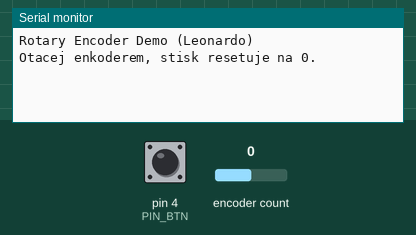
Simulated run of this sketch. Board: Arduino Leonardo, built with avr-gcc and run on an emulated ATmega32U4. Parts: the last lines printed to the serial monitor. The inputs (shaded band) are chosen by the test bench; at power-on: encoder count 0, pin 4 (PIN_BTN) HIGH.

Above: at 1.2 s.
1.3 s: encoder count set to 1
At 1.9 s:
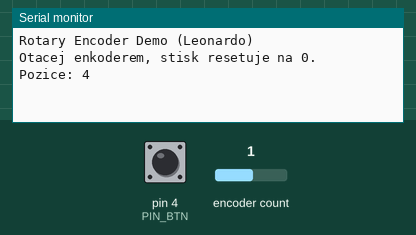
2.8 s: pin 4 (PIN_BTN) pulled LOW for 0.15 s
At 3.5 s:
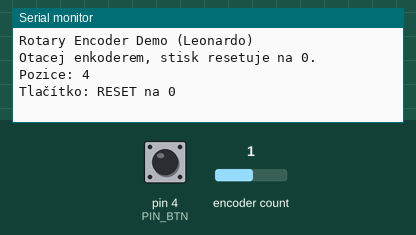
4.4 s: encoder count set to 0
At 5.5 s:
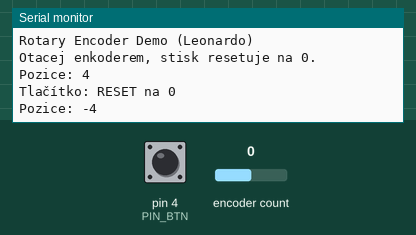

The sketch:

rotacni_encoder_demo_serial_port.ino
```cpp
/*
==================== ZAPOJENÍ (Arduino Leonardo + rotační encoder) ====================

Typický mechanický enkodér má 3 piny pro signál (GND, A, B) a 2 piny pro tlačítko (BTN, GND).

Arduino Leonardo  ->  ENCODER modul
-----------------------------------------------------
GND               ->  GND (společná zem pro enkodér i tlačítko)
D2                ->  A (výstup A z enkodéru)
D3                ->  B (výstup B z enkodéru)
D4                ->  BTN (spíná proti GND – tlačítko v enkodéru)

Poznámky:
- Piny D2 a D3 jsou vhodné: umí externí přerušení na Leonardo (stabilní čtení).
- Na piny A/B a BTN v kódu zapneme interní PULLUP rezistory.
- Elektronika enkodéru je beznapěťová (jen spínače), napájení nepotřebuje (pokud nemá vlastní LED).
=======================================================================================
*/

#include <Encoder.h>
#include <Bounce2.h>

// Piny
const uint8_t PIN_ENC_A = 2;   // enkodér A
const uint8_t PIN_ENC_B = 3;   // enkodér B
const uint8_t PIN_BTN   = 4;   // tlačítko (spíná na GND)

// Vytvoření objektů
Encoder enc(PIN_ENC_A, PIN_ENC_B);
Bounce  btn = Bounce();

volatile long position = 0;    // aktuální pozice (v "krocích")
long lastReported = 0;         // poslední vypsaná hodnota

// Volitelně: nastav "rozlišení" – kolik kroků tvoří jednu "klik" (záleží na enkodéru):
// Pokud cítíš 20 detentů na otáčku, ale knihovna vrací 80 kroků, nastav si scale=4 atd.
const int SCALE = 1;

void setup() {
  // Vstupy s pull-up (A/B i tlačítko jdou na GND při sepnutí)
  pinMode(PIN_ENC_A, INPUT_PULLUP);
  pinMode(PIN_ENC_B, INPUT_PULLUP);
  pinMode(PIN_BTN,   INPUT_PULLUP);

  // Bounce2 pro tlačítko
  btn.attach(PIN_BTN);
  btn.interval(10); // debounce ~10ms

  Serial.begin(115200);
  while (!Serial) { /* Leonardo čeká na USB */ }

  // Nulování na startu
  enc.write(0);
  position = 0;

  Serial.println(F("Rotary Encoder Demo (Leonardo)"));
  Serial.println(F("Otacej enkoderem, stisk resetuje na 0."));
}

void loop() {
  // --- ČTENÍ ENKODÉRU ---
  long raw = enc.read();

  // Vynásob/označ kroky dle škálování (volitelné)
  long scaled = raw / SCALE;

  if (scaled != lastReported) {
    lastReported = scaled;
    Serial.print(F("Pozice: "));
    Serial.println(scaled);
  }

  // --- TLAČÍTKO S DEBOUNCEM ---
  btn.update();
  if (btn.fell()) {              // stisk (přechod z HIGH -> LOW)
    enc.write(0);
    lastReported = 0;
    Serial.println(F("Tlačítko: RESET na 0"));
  }

  // (Volitelné) Můžeš přidat soft-limity, např. od -50 do +50:
  // if (scaled > 50) { enc.write(50 * SCALE); }
  // if (scaled < -50){ enc.write(-50 * SCALE); }

  // Krátká prodleva pro klidnější výpis (ne nutná)
  delay(1);
}

/*
Tipy:
- Pokud hodnoty poskakují příliš, zkrať kabely a zpomal čtení výpisu (větší delay),
  případně nastav SCALE=2/4 podle mechaniky enkodéru (méně výpisů na „cvak“).
- Jestli se otáčení chová „obráceně“, prohoď PIN_ENC_A a PIN_ENC_B, nebo použij záporné SCALE.
- Pokud máš modul s vestavěnými rezistory/filtry, nech INPUT_PULLUP klidně zapnutý – nevadí.
*/
```

Measured:
- after the input at 1.3 s, the serial monitor: prints a new line at once (image 1)
- after the input at 2.8 s, the serial monitor: prints a new line at once (image 2)
- after the input at 4.4 s, the serial monitor: prints a new line at once (image 3)
